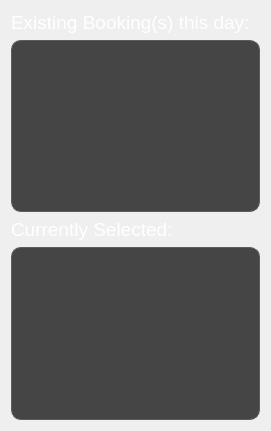
      <widget class="QWidget" name="verticalLayoutWidget_3">
       <property name="geometry">
        <rect>
         <x>490</x>
         <y>70</y>
         <width>271</width>
         <height>431</height>
        </rect>
       </property>
       <layout class="QVBoxLayout" name="verticalLayout_3">
        <item>
         <layout class="QVBoxLayout" name="verticalLayout_4">
          <item>
           <widget class="QLabel" name="label_16">
            <property name="styleSheet">
             <string notr="true">color: white; /* White text for better contrast on dark background */
            font-family: 'Inter', sans-serif;
            font-size: 14pt; /* Adjust size as needed */
</string>
            </property>
            <property name="text">
             <string>Existing Booking(s) this day:</string>
            </property>
           </widget>
          </item>
          <item>
           <widget class="QListWidget" name="currentlySelectedListWidget_2">
            <property name="styleSheet">
             <string notr="true">QListWidget {
    background-color: #454545; /* Dark grey background */
    color: #DDDDDD; /* Light grey text */
    border: 1px solid #5c5c5c; /* Faint border, slightly lighter than the background */
    border-radius: 10px; /* Rounded corners */
    font-family: 'Inter', sans-serif; /* Inter font */
    font-size: 10pt; /* Font size */
    padding: 5px; /* Padding inside the list widget */
}
</string>
            </property>
           </widget>
          </item>
         </layout>
        </item>
        <item>
         <widget class="QLabel" name="label_6">
          <property name="styleSheet">
           <string notr="true">color: white; /* White text for better contrast on dark background */
            font-family: 'Inter', sans-serif;
            font-size: 14pt; /* Adjust size as needed */
</string>
          </property>
          <property name="text">
           <string>Currently Selected:</string>
          </property>
         </widget>
        </item>
        <item>
         <widget class="QListWidget" name="currentlySelectedListWidget">
          <property name="styleSheet">
           <string notr="true">QListWidget {
    background-color: #454545; /* Dark grey background */
    color: #DDDDDD; /* Light grey text */
    border: 1px solid #5c5c5c; /* Faint border, slightly lighter than the background */
    border-radius: 10px; /* Rounded corners */
    font-family: 'Inter', sans-serif; /* Inter font */
    font-size: 10pt; /* Font size */
    padding: 5px; /* Padding inside the list widget */
}
</string>
          </property>
         </widget>
        </item>
       </layout>
      </widget>
